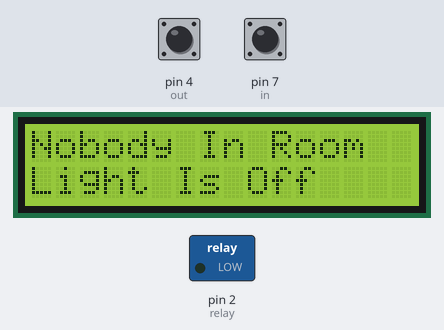
Simulated run of this sketch. Board: Arduino Uno, built with avr-gcc and run on an emulated ATmega328P. Shown: 16×2 character LCD, switched loads named in the sketch (green lamp = pin HIGH). The test bench sets the inputs (shaded band); at power-on: pin 7 (in) LOW, pin 4 (out) LOW. What the sketch prints to the serial monitor is not drawn.

Above: at 3.2 s.
3.3 s: pin 7 (in) driven HIGH
At 4.9 s:
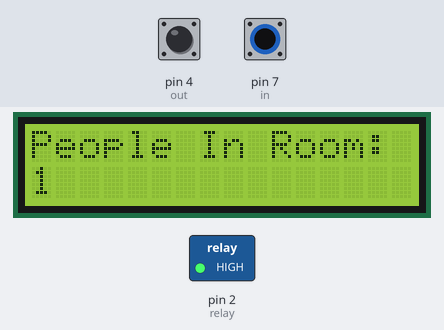
5.8 s: pin 4 (out) driven HIGH
At 6.4 s:
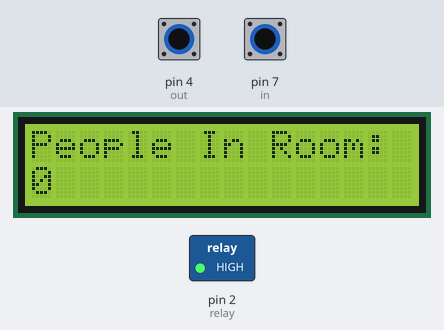
8.4 s: pin 4 (out) pulsed LOW 2 times (0.12 s each, 0.3 s apart)
12.0 s: pin 7 (in) pulsed LOW 2 times (0.12 s each, 0.3 s apart)
At 13.0 s:
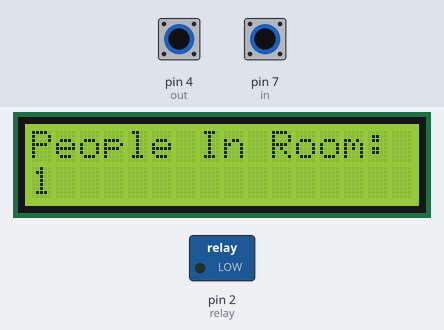
Timing chart, 0 to 15.0 s (numbered marks = the images above; inputs shaded):
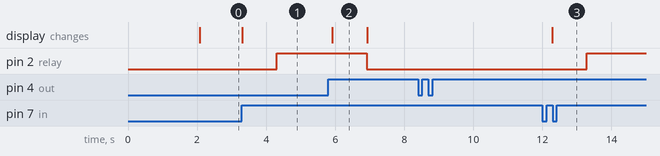

Measured:
- after the input at 3.3 s, pin 2 (relay): LOW → HIGH after 1.0 s; the display: changes at once (image 1)
- after the input at 5.8 s, pin 2 (relay): HIGH → LOW after 1.1 s; the display: changes after 0.12 s (image 2)
- after the input at 8.4 s, every drawn part: stays the same
- after the input at 12.0 s, pin 2 (relay): LOW → HIGH after 1.3 s; the display: changes after 0.28 s (image 3)
- what the display in image 2 shows lasts 1.0 s, from 5.9 s to 6.9 s

The sketch:

VisitorCounter.ino
```cpp
#include<LiquidCrystal.h>
LiquidCrystal lcd(13,12,11,10,9,8);

#define in 7
#define out 4
#define relay 2

int count = 0;
bool lastInState = LOW;
bool lastOutState = LOW;

void updateDisplay() {
  lcd.clear();
  lcd.print("People In Room:");
  lcd.setCursor(0,1);
  lcd.print(count);
}

void IN() {
  count++;
  updateDisplay();
  delay(1000); // Debouncing delay
}

void OUT() {
  if (count > 0) {
    count--;
    updateDisplay();
    delay(1000); // Debouncing delay
  }
}

void setup() {
  lcd.begin(16,2);
  lcd.print("Visitor Counter");
  delay(2000);
  pinMode(in, INPUT);
  pinMode(out, INPUT);
  pinMode(relay, OUTPUT);
  lcd.clear();
  Serial.begin(9600);
  Serial.println("System Initialized");
}

void loop() {
  int inValue = digitalRead(in);
  int outValue = digitalRead(out);

  Serial.print("In Sensor: ");
  Serial.print(inValue);
  Serial.print(" | Out Sensor: ");
  Serial.println(outValue);

  if (inValue == HIGH && lastInState == LOW) {
    Serial.println("Person Entered");
    IN();
  }
  if (outValue == HIGH && lastOutState == LOW) {
    Serial.println("Person Exited");
    OUT();
  }

  lastInState = inValue;
  lastOutState = outValue;

  if (count <= 0) {
    digitalWrite(relay, LOW);
    lcd.clear();
    lcd.print("Nobody In Room");
    lcd.setCursor(0,1);
    lcd.print("Light Is Off");
  } else {
    digitalWrite(relay, HIGH);
  }

  delay(200); // General delay to avoid rapid state changes
}
```
